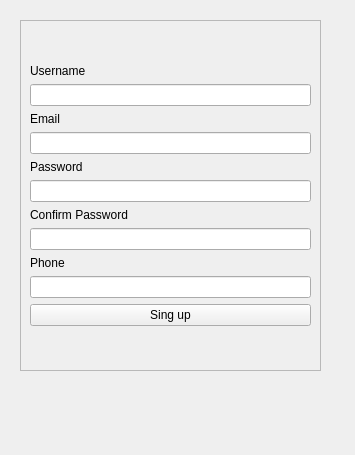
<?xml version="1.0" encoding="UTF-8"?>
<ui version="4.0">
 <class>Form</class>
 <widget class="QWidget" name="Form">
  <property name="geometry">
   <rect>
    <x>0</x>
    <y>0</y>
    <width>355</width>
    <height>455</height>
   </rect>
  </property>
  <property name="minimumSize">
   <size>
    <width>345</width>
    <height>380</height>
   </size>
  </property>
  <property name="maximumSize">
   <size>
    <width>400</width>
    <height>455</height>
   </size>
  </property>
  <property name="windowTitle">
   <string>Form</string>
  </property>
  <widget class="QFrame" name="frame">
   <property name="geometry">
    <rect>
     <x>20</x>
     <y>20</y>
     <width>301</width>
     <height>351</height>
    </rect>
   </property>
   <property name="frameShape">
    <enum>QFrame::Shape::StyledPanel</enum>
   </property>
   <property name="frameShadow">
    <enum>QFrame::Shadow::Raised</enum>
   </property>
   <layout class="QGridLayout" name="gridLayout">
    <item row="0" column="0">
     <layout class="QVBoxLayout" name="verticalLayout">
      <item>
       <widget class="QLabel" name="label_username">
        <property name="sizePolicy">
         <sizepolicy hsizetype="Preferred" vsizetype="Fixed">
          <horstretch>0</horstretch>
          <verstretch>0</verstretch>
         </sizepolicy>
        </property>
        <property name="text">
         <string>Username</string>
        </property>
       </widget>
      </item>
      <item>
       <widget class="QLineEdit" name="lineEdit_username"/>
      </item>
      <item>
       <widget class="QLabel" name="label_email">
        <property name="sizePolicy">
         <sizepolicy hsizetype="Preferred" vsizetype="Fixed">
          <horstretch>0</horstretch>
          <verstretch>0</verstretch>
         </sizepolicy>
        </property>
        <property name="text">
         <string>Email</string>
        </property>
       </widget>
      </item>
      <item>
       <widget class="QLineEdit" name="lineEdit_email"/>
      </item>
      <item>
       <widget class="QLabel" name="label_password">
        <property name="sizePolicy">
         <sizepolicy hsizetype="Preferred" vsizetype="Fixed">
          <horstretch>0</horstretch>
          <verstretch>0</verstretch>
         </sizepolicy>
        </property>
        <property name="text">
         <string>Password</string>
        </property>
       </widget>
      </item>
      <item>
       <widget class="QLineEdit" name="lineEdit_password">
        <property name="echoMode">
         <enum>QLineEdit::EchoMode::Password</enum>
        </property>
       </widget>
      </item>
      <item>
       <widget class="QLabel" name="label_password_2">
        <property name="sizePolicy">
         <sizepolicy hsizetype="Preferred" vsizetype="Fixed">
          <horstretch>0</horstretch>
          <verstretch>0</verstretch>
         </sizepolicy>
        </property>
        <property name="text">
         <string>Confirm Password</string>
        </property>
       </widget>
      </item>
      <item>
       <widget class="QLineEdit" name="lineEdit_confirmPassword"/>
      </item>
      <item>
       <widget class="QLabel" name="label_phone">
        <property name="sizePolicy">
         <sizepolicy hsizetype="Preferred" vsizetype="Fixed">
          <horstretch>0</horstretch>
          <verstretch>0</verstretch>
         </sizepolicy>
        </property>
        <property name="text">
         <string>Phone</string>
        </property>
       </widget>
      </item>
      <item>
       <widget class="QLineEdit" name="lineEdit_phone">
        <property name="echoMode">
         <enum>QLineEdit::EchoMode::Password</enum>
        </property>
       </widget>
      </item>
      <item>
       <widget class="QPushButton" name="btn_singup">
        <property name="text">
         <string>Sing up</string>
        </property>
       </widget>
      </item>
     </layout>
    </item>
   </layout>
  </widget>
 </widget>
 <resources/>
 <connections/>
</ui>
